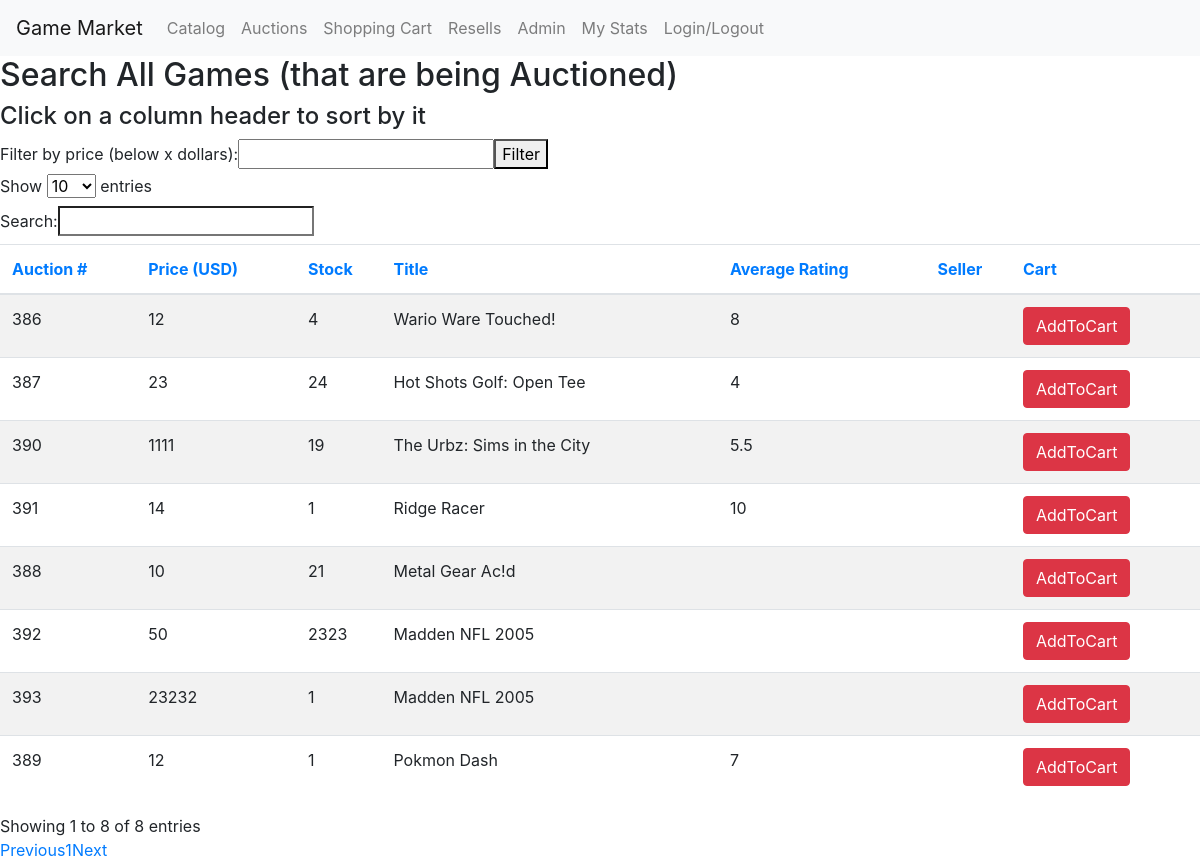
The app's page /home.php with its own data.
### tables this page shows
CREATE TABLE Sold_on (
    auction_id INT PRIMARY KEY,
    game_id INT,
    FOREIGN KEY (auction_id) REFERENCES Auctions(auction_id),
    FOREIGN KEY (game_id) REFERENCES Game(game_id)
);

CREATE TABLE Auctions (
    auction_id INT PRIMARY KEY AUTO_INCREMENT,
    price FLOAT,
    stock INT DEFAULT NULL
);

CREATE TABLE Game (
  game_id INT PRIMARY KEY AUTO_INCREMENT,
  genre VARCHAR(255),
  avg_rating FLOAT DEFAULT NULL,
  title VARCHAR(255),
  release_date DATE,
  unit_price DECIMAL(4,2)
);

### home.php (the view, shortened to what this page needs)
<!DOCTYPE html>
<html>
<head>
  <link rel="stylesheet" href="https://maxcdn.bootstrapcdn.com/bootstrap/4.5.2/css/bootstrap.min.css">
</head>
<body>
<nav class="navbar navbar-expand-lg navbar-light bg-light">
  <a class="navbar-brand" href="#">Game Market</a>
  <div class="collapse navbar-collapse" id="navbarNav">
    <ul class="navbar-nav">
    <li class="nav-item">
        <a class="nav-link" href="catalog.php">Catalog</a>
      </li>
      <li class="nav-item">
        <a class="nav-link" href="home.php">Auctions</a>
      </li>
      <li class="nav-item">
        <a class="nav-link" href="cart.php">Shopping Cart</a>
      </li>
      <li class="nav-item">
        <a class="nav-link" href="resells.php">Resells</a>
      </li>
      <li class="nav-item">
        <a class="nav-link" href="admin.php">Admin</a>
      </li>
      <li class="nav-item">
        <a class="nav-link" href="stats.php">My Stats</a>
      </li>
      <li class="nav-item">
        <a class="nav-link" href="auth.php">Login/Logout</a>
      </li>
    </ul>
  </div>
</nav>
<?php require "connect.php" ?>
<h2>Search All Games (that are being Auctioned)</h2>
<h4>Click on a column header to sort by it</h4>
<?php
if (isset($_POST['filter'])) {
    $filterValue = $_POST['filterValue'];
    $stmt = $db->prepare("SELECT auction_id, game_id, price, title, avg_rating, username, stock
    FROM Game NATURAL RIGHT JOIN Sold_on NATURAL LEFT JOIN Auctions NATURAL LEFT JOIN Sells NATURAL LEFT JOIN User WHERE price < :filterValue AND game_id IN (SELECT game_id FROM Sold_on);");
    $stmt->bindValue(':filterValue', $filterValue, PDO::PARAM_INT);
} else {
    $stmt = $db->prepare("SELECT auction_id, game_id, price, title, avg_rating, username, stock
    FROM Game NATURAL RIGHT JOIN Sold_on NATURAL LEFT JOIN Auctions NATURAL LEFT JOIN Sells NATURAL LEFT JOIN User
    WHERE game_id IN (SELECT game_id FROM Sold_on);");
}
$stmt->execute();
$results = $stmt->fetchAll(PDO::FETCH_ASSOC);
echo '<form method="POST">';
echo '<label for="filterValue">Filter by price (below x dollars):</label>';
echo '<input type="number" name="filterValue" id="filterValue" value="'.(isset($_POST['filter']) ? $filterValue : '').'">';
echo '<button type="submit" name="filter">Filter</button>';
echo '</form>';
echo '<table id="gameTable" class="table table-striped">';
echo '<thead><tr>';
echo '<th><a href="#" class="sort" data-sort="auction_id">Auction #</a></th>';
echo '<th><a href="#" class="sort" data-sort="unit_price">Price (USD)</a></th>';
echo '<th><a href="#" class="sort" data-sort="stock">Stock</a></th>';
echo '<th><a href="#" class="sort" data-sort="title">Title</a></th>';
echo '<th><a href="#" class="sort" data-sort="avg_rating">Average Rating</a></th>';
echo '<th><a href="#" class="sort" data-sort="username">Seller</a></th>';
echo '<th><a href="#">Cart</a></th>';
echo '</tr></thead>';
echo '<tbody>';
foreach ($results as $row) {
  echo '<tr>';
  echo '<td>' . $row['auction_id'] . '</td>';
  echo '<td>' . $row['price'] . '</td>';
  echo '<td>' . $row['stock'] . '</td>';
  echo '<td>' . $row['title'] . '</td>';
  echo '<td>' . $row['avg_rating'] . '</td>';
  echo '<td>' . $row['username'] . '</td>';
  echo '<td><form action="home.php" method="POST">
  <input type="submit" name="actionBtn" value="AddToCart" class ="btn btn-danger" />
  <input type="hidden" name="auction_id" value="' . $row['auction_id'] . '" />
  <input type="hidden" name="game_id" value="' . $row['game_id'] . '" />
  <input type="hidden" name="title" value="' . $row['title'] . '" />
  <input type="hidden" name="username" value="' . $row['username'] . '" />
  </form>
  </td>';
  echo '</tr>';
}
echo '</tbody></table>';
?>
</body>
</html>

### records on screen
sold_on: auction_id "386", auction_id.price "12", auction_id.stock "4", game.title "Wario Ware Touched!", game.avg_rating "8"
sold_on: auction_id "387", auction_id.price "23", auction_id.stock "24", game.title "Hot Shots Golf: Open Tee", game.avg_rating "4"
sold_on: auction_id "390", auction_id.price "1111", auction_id.stock "19", game.title "The Urbz: Sims in the City", game.avg_rating "5.5"
sold_on: auction_id "391", auction_id.price "14", auction_id.stock "1", game.title "Ridge Racer", game.avg_rating "10"
sold_on: auction_id "388", auction_id.price "10", auction_id.stock "21", game.title "Metal Gear Ac!d"
sold_on: auction_id "392", auction_id.price "50", auction_id.stock "2323", game.title "Madden NFL 2005"
sold_on: auction_id "393", auction_id.price "23232", auction_id.stock "1", game.title "Madden NFL 2005"
sold_on: auction_id "389", auction_id.price "12", auction_id.stock "1", game.title "Pokmon Dash", game.avg_rating "7"
